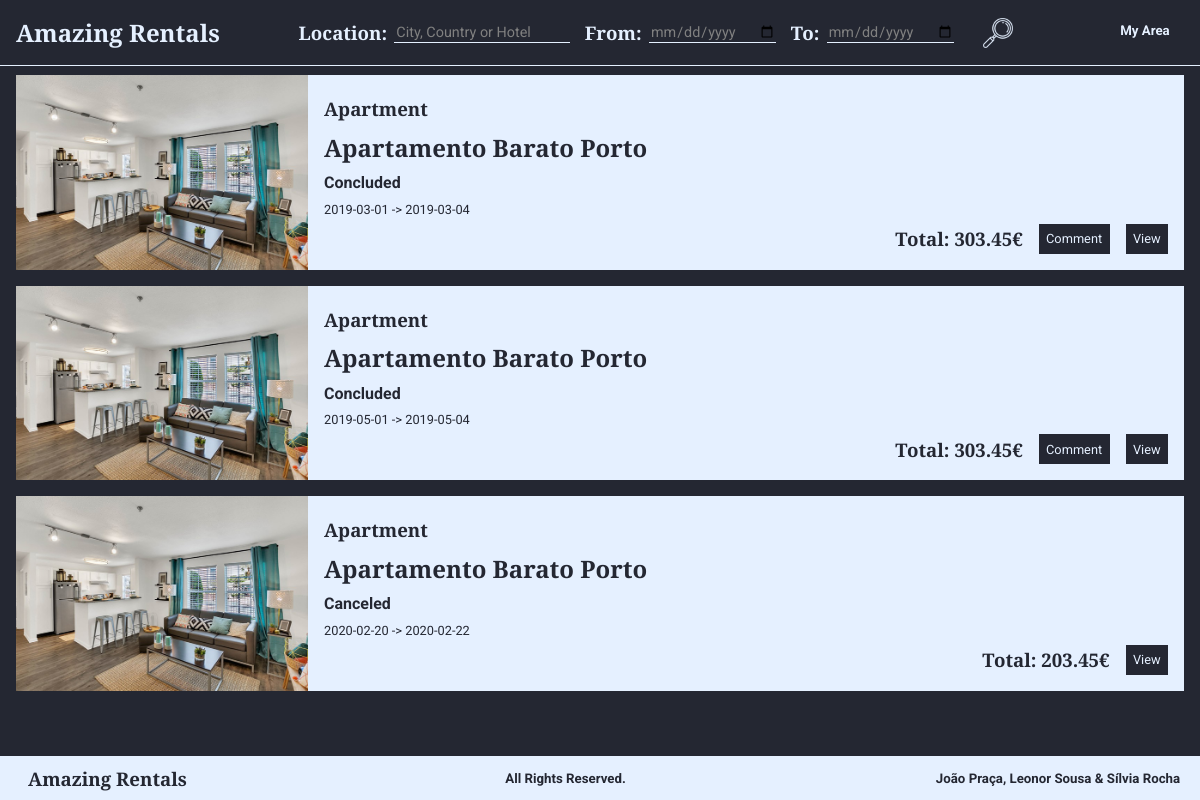
The app's page /listReservationsByProperty.php?id=1 (signed in) with its own data.
### tables this page shows
CREATE TABLE Reserva (
    idReserva       INTEGER PRIMARY KEY, 
    dataCheckIn     DATE    NOT NULL,
    dataCheckOut    DATE   NOT NULL,
    numHospedes     INTEGER CHECK (numHospedes > 0), 
    precoTotal      REAL    CHECK (precoTotal > 0), 
    idEstado        INTEGER REFERENCES Estado(idEstado) ON DELETE CASCADE ON UPDATE CASCADE,
    idHabitacao     INTEGER REFERENCES Habitacao(idHabitacao),
    idUtilizador       INTEGER REFERENCES Utilizador(idUtilizador)
);

CREATE TABLE Imagem (
    urlImagem   VARCHAR(20) PRIMARY KEY, 
    legenda TEXT,
    idHabitacao   INTEGER REFERENCES Habitacao(idHabitacao) ON DELETE CASCADE ON UPDATE CASCADE
);

CREATE TABLE Habitacao (
    idHabitacao INTEGER PRIMARY KEY,
    nome        TEXT,
    numQuartos  INTEGER CHECK (numQuartos > 0), 
    maxHospedes INTEGER CHECK (maxHospedes > 0),  
    precoNoite  REAL    CHECK (precoNoite > 0), 
    taxaLimpeza REAL CHECK (taxaLimpeza >= 0), 
    descricao   TEXT,
    latitude    REAL    CHECK(latitude>=-90 and latitude<=90),
    longitude   REAL    CHECK(longitude>=-180 and longitude<=180),
    morada      TEXT,
    idCidade    INTEGER REFERENCES Cidade(idCidade) ON DELETE RESTRICT ON UPDATE RESTRICT, 
    idUtilizador INTEGER REFERENCES Utilizador(idUtilizador) ON DELETE CASCADE ON UPDATE CASCADE,
    idTipo      INTEGER REFERENCES TipoDeHabitacao (idTipo) ON DELETE SET NULL ON UPDATE CASCADE, 
    idPolitica  INTEGER REFERENCES PoliticaDeCancelamento (idPolitica) ON DELETE RESTRICT ON UPDATE CASCADE
);

CREATE TABLE TipoDeHabitacao (
    idTipo  INTEGER PRIMARY KEY,
    nome    VARCHAR(30) UNIQUE NOT NULL
);

CREATE TABLE Estado (
    idEstado    INTEGER PRIMARY KEY,                 
    estado      CHAR(9) UNIQUE NOT NULL
);

### database/habitations.php (called while the page is built, shortened)
<?php
function getReservationsByProperty($id){
    global $db;
    $stmt = $db->prepare('SELECT idReserva FROM Reserva WHERE idHabitacao = ?');
    $stmt->execute(array($id));
    return $stmt->fetchAll();
}
function getReservationById($id){
    global $db;
    $stmt = $db->prepare('SELECT * FROM Reserva WHERE idReserva = ?');
    $stmt->execute(array($id));
    return $stmt->fetch();
}
function getHabitationById($id){
    global $db;
    $stmt = $db->prepare('SELECT * FROM Habitacao WHERE idHabitacao=?');
    $stmt->execute(array($id));
    return $stmt->fetch();
}
function getNameType($id){
    global $db;
    $stmt = $db->prepare('SELECT nome FROM TipoDeHabitacao WHERE idTipo=?');
    $stmt->execute(array($id));
    return $stmt->fetch();
}
function getOwner($idHabitation){
    global $db;
    $stmt = $db->prepare('SELECT idUtilizador FROM Habitacao JOIN Utilizador USING (idUtilizador) WHERE idHabitacao=?');
    $stmt->execute(array($idHabitation));
    return $stmt->fetch();
}
function getHabitationPictures($id){
    global $db;
    $stmt = $db->prepare('SELECT * FROM Imagem WHERE idHabitacao=?');
    $stmt->execute(array($id));
    return $stmt->fetchAll();
}
function getStateName($idState){
    global $db;
    $stmt = $db->prepare('SELECT * FROM Estado WHERE idEstado=?');
    $stmt->execute(array($idState));
    return $stmt->fetch()['estado'];
}
?>

### templates/properties/viewShortReservation.php (the view)
<section class="reservationShort">
    <?php
        include_once("database/connection.php");
        include_once("database/habitations.php");
        $habitation=getHabitationById($reservation['idHabitacao']);
        $pictures=getHabitationPictures($habitation['idHabitacao']);
        if ($pictures != null){
            echo '<img src=' . $pictures[0]['urlImagem'] . ' alt=' . $pictures[0]['legenda'] . '>';
        }
        else{
            echo '<img src="images/ownerPicture.jpg"  alt="Habitation Picture">';
        }
    ?>
    <div class="rightText">
        <h3><?=getNameType($habitation['idTipo'])['nome']?></h3>
        <h1><?=$habitation['nome']?></h1>
        <h4><?=getStateName($reservation['idEstado'])?></h4>
        <p><?=$reservation['dataCheckIn']?> -> <?=$reservation['dataCheckOut']?></p>
        <?php
            $datetime1 = strtotime($reservation['dataCheckIn'] . ' 00:00:00');
            $datetime2 = strtotime($reservation['dataCheckOut'] . ' 00:00:00');
            $secs = $datetime2 - $datetime1;
            $days = $secs / 86400;
            $total = $habitation['precoNoite']*$days+$habitation['taxaLimpeza'];
        ?>
        <div class="horizontalElements">
            <h3>Total: <?=$total?>€</h3>
            <?php
                $state = $reservation['idEstado'];
                if ($state == 0)
                   include_once("templates/forms/cancel.php");
                else if ($state == 1){
                    echo '<a href="viewProperty.php?id=' . $habitation['idHabitacao'] . '#comment_form" class="submit"><p>Comment</p></a>';
                }
            ?>
            <a href="viewProperty.php?id=<?=$reservation['idHabitacao']?>" class="submit"> <p> View </p> </a>
        </div>
    </div>
</section>

### listReservationsByProperty.php (shortened to what this page needs)
<?php
  include('database/connection.php');
  include('database/habitations.php');
  $owner = getOwner($_GET['id'])['idUtilizador'];
  include('templates/common/header.php');
  $reservations = getReservationsByProperty($_GET['id']);
  foreach ($reservations as $reservationId){
    $reservation = getReservationById($reservationId['idReserva']);
    include("templates/properties/viewShortReservation.php");
  }
  include('templates/common/footer.php');
?>

### style.css (style rules this page uses)
:root { --myDarkBlue: #242732; --myLightBlue: #E5F0FF; --titlesFont: Arvo, Courier, sans-serif; --bodyFont: Roboto, sans-serif; }
h1, h2, h3 { font-family: var(--titlesFont); margin: 0 0.5em 0 0; }
h4, h5, h6, p, span, input, label, tr, a, button { font-family: var(--bodyFont); }
p { font-size: 0.8em; }
a { color: var(--myLightBlue) }
body { background-color: var(--myDarkBlue); color: var(--myLightBlue); }
.submit { background: var(--myDarkBlue); color: var(--myLightBlue); text-align: center; border-style: solid; border-width: thin; border-color: var(--myDarkBlue); }
.propertyShort, .reservationShort, .propertySearch { background: var(--myLightBlue); color: var(--myDarkBlue); }
.propertyShort a, .reservationShort a, .propertySearch a { text-decoration: none; }
a { text-decoration: none; }

### layout.css (style rules this page uses)
html, body { height: 100%; }
body { display: flex; flex-direction: column; margin: 0; padding: 0; }
.propertyShort, .reservationShort, .propertySearch { display: flex; margin: 1rem; }
.propertyShort img, .reservationShort img, .propertySearch img { object-fit: cover; width: 25%; }
.rightText { display: flex; flex-direction: column; justify-content: flex-start; padding: 1rem; width: 75%; }
.rightText h1, h3, h4, p { margin: 0; padding: 0.3rem 0 0.3rem 0; }
.horizontalElements { display: flex; justify-content: flex-end; align-items: center; margin-top: auto; }
.horizontalElements a, button { margin-left: 1em; }
.horizontalElements h3 { padding: 0; }
.horizontalElements p { padding: 0.5em; }

### records on screen
reserva: imagem.urlImagem (picture), idHabitacao.nome "Apartment", idHabitacao.nome "Apartamento Barato Porto", idEstado.estado "Concluded", dataCheckIn "2019-03-01", dataCheckOut "2019-03-04", total "303.45"
reserva: imagem.urlImagem (picture), idHabitacao.nome "Apartment", idHabitacao.nome "Apartamento Barato Porto", idEstado.estado "Concluded", dataCheckIn "2019-05-01", dataCheckOut "2019-05-04", total "303.45"
reserva: imagem.urlImagem (picture), idHabitacao.nome "Apartment", idHabitacao.nome "Apartamento Barato Porto", idEstado.estado "Canceled", dataCheckIn "2020-02-20", dataCheckOut "2020-02-22", total "203.45"
